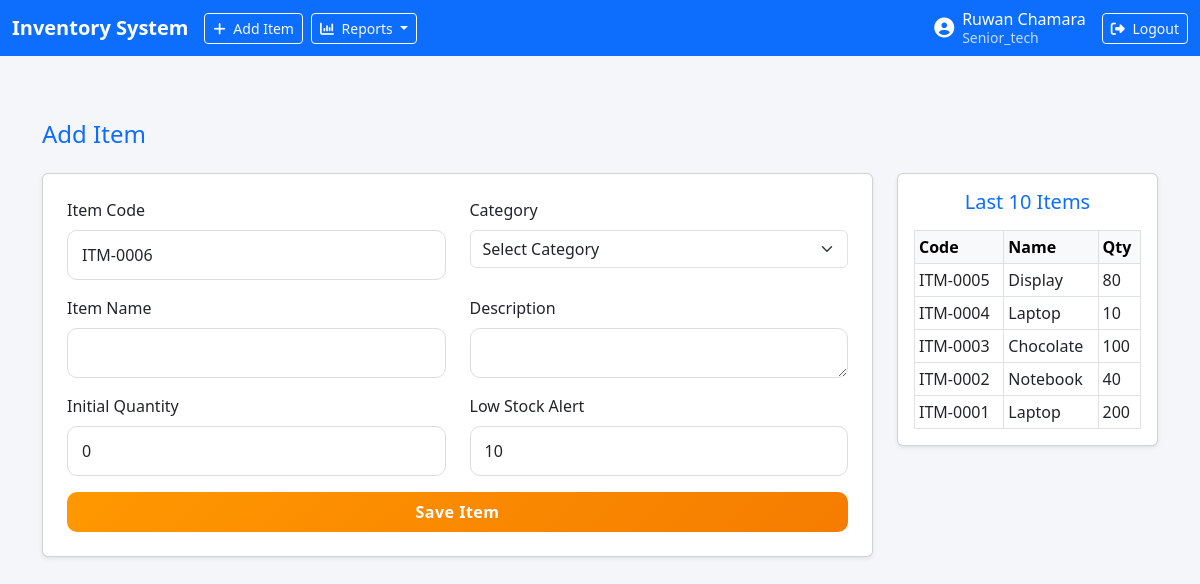
Screenshot of /add_item.php (signed in) with the database file from the repository.
### tables this page shows
CREATE TABLE `items` (
  `id` int(11) NOT NULL,
  `item_code` varchar(20) NOT NULL,
  `item_name` varchar(100) NOT NULL,
  `description` text DEFAULT NULL,
  `quantity` int(11) DEFAULT 0,
  `min_quantity` int(11) DEFAULT 10,
  `category_id` int(11) DEFAULT NULL,
  `created_at` timestamp NULL DEFAULT current_timestamp()
);

### config/Db.php (called while the page is built, shortened)
<?php
class Db {
    protected static $connection;
    public function connect() {
        if(!isset(self::$connection)) {
            $config = parse_ini_file('config.ini');
            self::$connection = new mysqli($config['servername'],$config['username'],$config['password'],$config['dbname']);
        }
        return self::$connection;
    }
    public function query($query) {
        $connection = $this -> connect();
        $result = $connection -> query($query);
        return $result;
    }
    public function select($query) {
        $rows = array();
        $result = $this -> query($query);
        while ($row = $result -> fetch_assoc()) {
            $rows[] = $row;
        }
        return $rows;
    }
}
?>

### add_item.php (the view, shortened to what this page needs)
<?php
$db = new Db();
$last = $db->select("SELECT item_code FROM items ORDER BY id DESC LIMIT 1");
$next = $last ? intval(substr($last[0]['item_code'],-4)) + 1 : 1;
$item_code = "ITM-" . str_pad($next,4,'0',STR_PAD_LEFT);
?>
<!DOCTYPE html>
<html lang="en">
<head>
<link href="https://cdn.jsdelivr.net/npm/bootstrap@5.3.0/dist/css/bootstrap.min.css" rel="stylesheet">
<link rel="stylesheet" href="https://cdnjs.cloudflare.com/ajax/libs/font-awesome/6.5.1/css/all.min.css">
<link rel="stylesheet" href="css/style.css">
</head>
<body>
<?php include 'header.php';?>
<?php
$lastItems = $db->select("SELECT item_code, item_name, quantity FROM items ORDER BY id DESC LIMIT 10");
?>
<div class="container mt-5 py-5">
    <h4 class="mb-4 text-primary">Add Item</h4>
    <div class="row">
        <div class="col-lg-9 mb-4">
            <div class="card shadow-sm p-4">
                <form method="post">
    <div class="row">
        <div class="col-md-6 mb-3">
            <label class="form-label">Item Code</label>
            <input type="text" name="item_code" class="form-control" value="<?= $item_code ?>" readonly>
        </div>
        <div class="col-md-6 mb-3">
            <label class="form-label">Category</label>
            <select name="category_id" class="form-select" required>
                <option value="">Select Category</option>
            </select>
        </div>
        <div class="col-md-6 mb-3">
            <label class="form-label">Item Name</label>
            <input type="text" name="item_name" class="form-control" required>
        </div>
        <div class="col-md-6 mb-3">
            <label class="form-label">Description</label>
            <textarea name="description" class="form-control" rows="1"></textarea>
        </div>
        <div class="col-md-6 mb-3">
            <label class="form-label">Initial Quantity</label>
            <input type="number" name="quantity" class="form-control" value="0" min="0">
        </div>
        <div class="col-md-6 mb-3">
            <label class="form-label">Low Stock Alert</label>
            <input type="number" name="min_quantity" class="form-control" value="10" min="0">
        </div>
    </div>
    <button class="btn btn-primary w-100">Save Item</button>
</form>
            </div>
        </div>
        <div class="col-lg-3 mb-4">
            <div class="card shadow-sm p-3">
                <h5 class="text-center text-primary mb-3">Last 10 Items</h5>
                <table class="table table-sm table-bordered mb-0">
                    <thead class="table-light">
                        <tr>
                            <th>Code</th>
                            <th>Name</th>
                            <th>Qty</th>
                        </tr>
                    </thead>
                    <tbody>
                        <?php foreach($lastItems as $item): ?>
                        <tr>
                            <td><?= htmlspecialchars($item['item_code']) ?></td>
                            <td><?= htmlspecialchars($item['item_name']) ?></td>
                            <td><?= $item['quantity'] ?></td>
                        </tr>
                        <?php endforeach; ?>
                    </tbody>
                </table>
            </div>
        </div>
    </div>
</div>
</body>
</html>

### css/style.css (style rules this page uses)
* { box-sizing: border-box; }
html, body { height: 100%; font-family: 'Segoe UI', system-ui, -apple-system, sans-serif; background: #f5f6fa; }
.form-control { border-radius: 10px; padding: 12px 14px; border: 1px solid #ddd; }
.btn-primary { background: linear-gradient(135deg, #ff9800, #f57c00); border: none; border-radius: 10px; padding: 8px; font-weight: 600; letter-spacing: 0.5px; }

### rows the page displays
items: item_code "ITM-0006", item_code "ITM-0005", item_name "Display", quantity "80"
items: item_code "ITM-0004", item_name "Laptop", quantity "10"
items: item_code "ITM-0003", item_name "Chocolate", quantity "100"
items: item_code "ITM-0002", item_name "Notebook", quantity "40"
items: item_code "ITM-0001", item_name "Laptop", quantity "200"

### other values shown
$_SESSION['person_name'] "Ruwan Chamara"
$_SESSION['role'] "Senior_tech"
